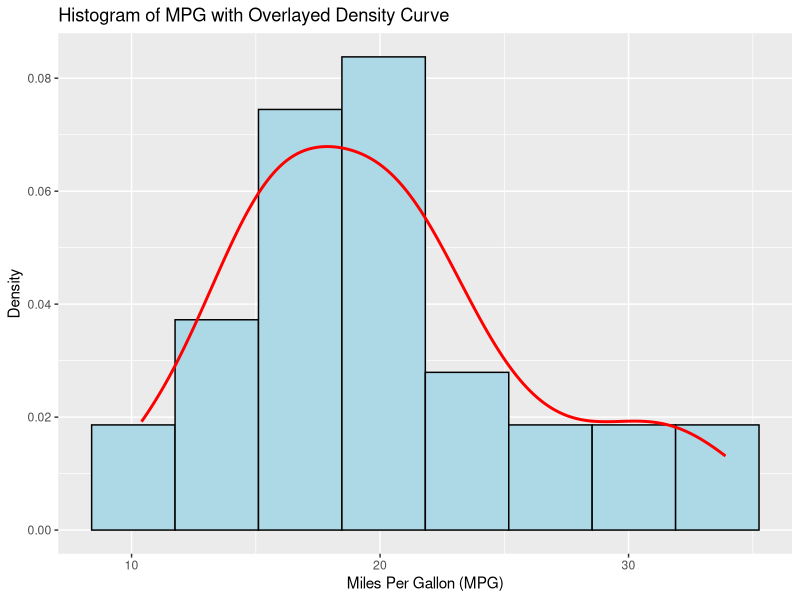
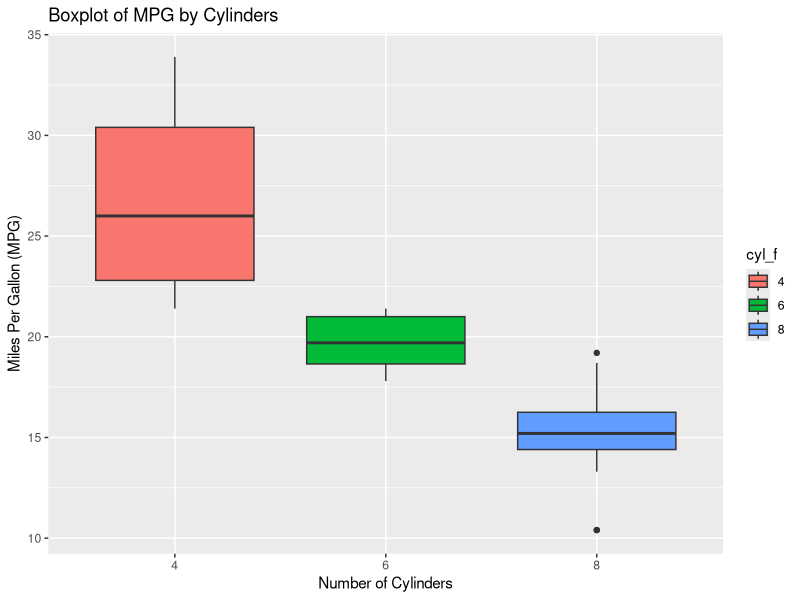

These figures' R source, in order:
#//Part A: Descriptive Statistics & Visual Summaries

#Dataset: mtcars (built-in R dataset)
#1. Calculate mean, median, mode, variance, standard deviation, and range of the mpg column.
#2. Create a frequency table of the number of cylinders (cyl).
#3. Generate a histogram of mpg and overlay a density curve.
#4. Create a boxplot of mpg by cyl and interpret the spread.
#5. Use summary() to produce a descriptive statistics report of the dataset
 
#######Answers#######

#1
data(mtcars)

# Mean, Median, Mode
mean_mpg <- mean(mtcars$mpg)
median_mpg <- median(mtcars$mpg)

# Mode function (since R has no built-in mode for numeric)
mode_mpg <- as.numeric(names(sort(table(mtcars$mpg), decreasing = TRUE)[1]))

# Variance, Standard Deviation, Range
var_mpg <- var(mtcars$mpg)
sd_mpg <- sd(mtcars$mpg)
range_mpg <- range(mtcars$mpg)

mean_mpg; median_mpg; mode_mpg; var_mpg; sd_mpg; range_mpg


#2 frequency table 
cyl_table <- table(mtcars$cyl)
print("Frequency Table for Cylinders (cyl):")
print(cyl_table)


# 3. Histogram of mpg and overlay a density curve
library(ggplot2)

ggplot(mtcars, aes(x = mpg)) +
  geom_histogram(aes(y = after_stat(density)), bins = 8, fill = "lightblue", color = "black") +
  geom_density(color = "red", linewidth = 1) +
  labs(title = "Histogram of MPG with Overlayed Density Curve",
       x = "Miles Per Gallon (MPG)",
       y = "Density")

#4 boxplot of mpg by cylinders
mtcars$cyl_f <- as.factor(mtcars$cyl)

ggplot(mtcars, aes(x = cyl_f, y = mpg, fill = cyl_f)) +
  geom_boxplot() +
  labs(title = "Boxplot of MPG by Cylinders",
       x = "Number of Cylinders",
       y = "Miles Per Gallon (MPG)") 

#5 Summmary of dataser
summary(mtcars)
